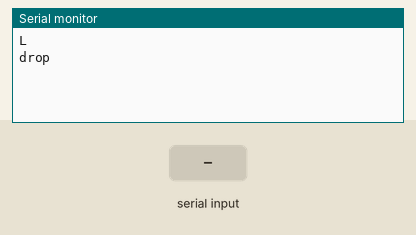
This sketch was run on a simulated Arduino Nano, built with avr-gcc and run on an emulated ATmega328P. Parts: the last lines printed to the serial monitor. Inputs (shaded band) come from the test bench. EEPROM starts erased.

Above: at 1.2 s.
1.3 s: "p\n" received over Serial
At 2.1 s:
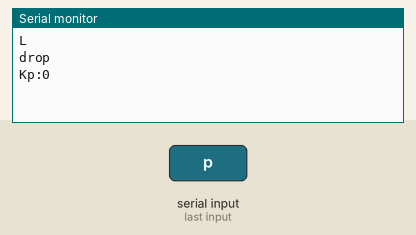
2.8 s: "i\n" received over Serial
At 3.2 s:
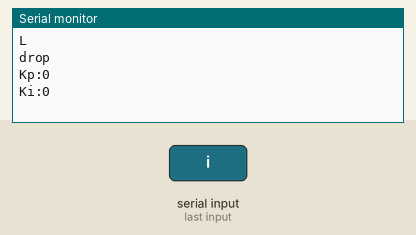
4.3 s: "d\n" received over Serial
At 5.5 s:
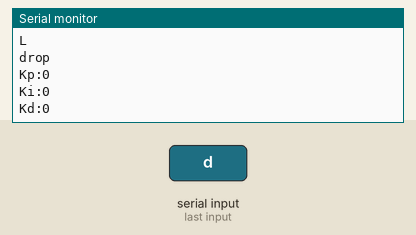
5.8 s: "m\n" received over Serial
At 6.7 s:
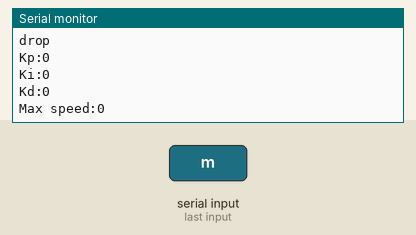
7.3 s: "b\n" received over Serial
At 7.8 s:
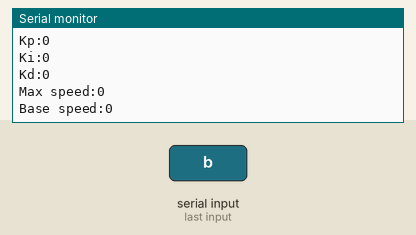
8.8 s: "q\n" received over Serial
At 10.2 s:
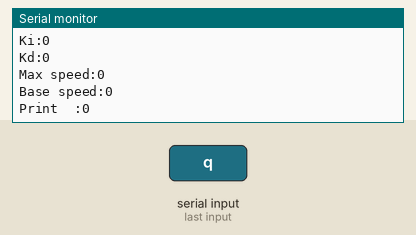

The sketch:

Program1.ino
```cpp
#include <Servo.h>
#include <EEPROM.h>
#include "define.h";

float Kp = 0;
float Kd = 0;
float Ki = 0;

volatile int mode = BEGIN ;

void setup() {
  Serial.begin(9600);
  lineFollowBegin();

  Serial.println("L");
  Kp = (float)EEPROM.read(eP) / 10;
  Ki = (float)EEPROM.read(eI) / 10;
  Kd = (float)EEPROM.read(eD) / 10;

  baseSpeed = (int)EEPROM.read(eBase);
  maxSpeed = (int)EEPROM.read(eMax);
  sPrint =  (int)EEPROM.read(eDebug);

  //Serial.println(sPrint);
  drop();
}

void test() {

}
```

board2.ino
```cpp
void pick() {
  Serial.println("pick");
}

void drop() {
  Serial.println("drop");
}

void stand() {
  Serial.println("stand");
}
```

debugger.ino
```cpp
void sendLineData(String line) {
  String output = "" + line;
  Serial.println(output);
  //delay(100);
}

void sendMotorData(int motor, int spd) {

  String output = "m:";

  if (motor == LEFT) {
    output += "le:";
  } else if (motor == RIGHT) {
    output += "ri:";
  }
  output += spd;
  //Serial.println(output);
  //delay(100);
}

void sendOtherData(int key, int value){

  //delay(100);
}
```

define.h
```cpp
boolean debug = 1;

#define BLACK 0
#define WHITE 1

#define FRONT 8
#define LEFT 4
#define RIGHT 6
#define BACK 2

// Mode eNum
enum {BEGIN, TEST, MAZE_RUN, MAZE_OPTION, PICK_BOX, FIND_ARROW, BLUETOOTH, SECOND_ARROW_FOLLOW, DROP_BOX, PROG_END};

// EEPROM eNum
enum {eP, eI, eD, eMax, eBase, eDebug};

#define GEARED_MOTORS
//#define STEPPER_MOTORS

//-------------------------------------------------------------------------------------------------------------- Pin Mapping
#define PIN_LED 13

#define PIN_LEFT_WALL_SENSOR 10
#define PIN_FRONT_WALL_SENSOR 11
#define PIN_RIGHT_WALL_SENSOR 12

#define BUTTON_1 9
//#define BUTTON_2 5

int buttonStatus = 1;

//-------------------------------------------------------------------------------------------------------------- IR Sensors Array

#define NUM_SENSORS 6
#define RIGHT_EDGE_READING 0
#define LEFT_EDGE_READING (NUM_SENSORS - 1) * 10
#define CENTER_EDGE_READING (NUM_SENSORS - 1) * 5

unsigned int sensors[NUM_SENSORS];

const unsigned int irPins[] = {A0, A1, A2, A3, A6, A7};
const unsigned int midPin = 18;

boolean allOut = 0;
boolean allIn = 0;
String irLineString = "000000";
int lastReading = CENTER_EDGE_READING;
int weight = 0, sum = 0, value = 0;

int reading[6];

//-------------------------------------------------------------------------------------------------------------- Line Following

float kP = 0, kD = 0, kI = 0;

int pos = CENTER_EDGE_READING;
int error = 0;
int lastError = 0;
int center = 0;
int lineType = WHITE;

//-------------------------------------------------------------------------------------------------------------- Motor Drive

#if defined(STEPPER_MOTORS)

#define MOTOR_STEPS 200
#define MICROSTEPS 16
#define STEPS_PER_UNIT 1
#define STEPS_PER_ROUND 425

#elif defined(GEARED_MOTORS)

#define rightMotor1 7
#define rightMotor2 8
#define rightMotorPWM 9

#define leftMotor1 11
#define leftMotor2 12
#define leftMotorPWM 10

int leftSpd = 0, rightSpd = 0;
const double slowFactor = 1;
const double speedFactor = 1;

int maxSpeed = 200;
int baseSpeed = 150;
boolean sPrint = 0 ;
int drift = 0;

#endif
```

lineFollow.ino
```cpp
/****************************************************************************
  Functions

  lineFollowingBegin()
  int, calculatePID()

****************************************************************************/

void lineFollowBegin() {
  //lineType = BLACK;
}

void lineFollow() {

  pos = readSensorLine(sensors);
  error = (pos - CENTER_EDGE_READING);

  if (debug == true) {
    Serial.println(irLineString);
  }

  if (error != lastError) {

    //PID Calculating
    int motorSpeed = calculatePID(error);

    //Assigning motor speeds
    int rightMotorSpeed = baseSpeed + motorSpeed;
    int leftMotorSpeed = baseSpeed - motorSpeed;

    //Remapping motor speed
    motorWrite(leftMotorSpeed, rightMotorSpeed);

    lastError = error;
  }
}
int calculatePID(int error) {

  int P = error * kP;
  int I = I + (error * kI);
  int D = (error - lastError) * kD;

  lastError = error;

  return (P + I + D);
}
```

motorControl.ino
```cpp
/****************************************************************************
  Functions

  motorWrite(left,right)
  turn(direction)
  wait
  calibrateSpeed()

****************************************************************************/


void motorWrite(int leftMotorSpeed, int rightMotorSpeed) {

  //leftMotorSpeed += drift;
  //rightMotorSpeed -= drift;

  //Set motor direction according to the speed value
  if (leftMotorSpeed > 0) {
    digitalWrite(leftMotor1, HIGH);
    digitalWrite(leftMotor2, LOW);

  } else if (leftMotorSpeed < 0) {
    leftMotorSpeed  *= - slowFactor;
    digitalWrite(leftMotor1, LOW);
    digitalWrite(leftMotor2, HIGH);

  } else {
    digitalWrite(leftMotor1, HIGH);
    digitalWrite(leftMotor2, LOW);
  }

  if (rightMotorSpeed > 0) {
    digitalWrite(rightMotor1, HIGH);
    digitalWrite(rightMotor2, LOW);

  } else if (rightMotorSpeed < 0) {
    rightMotorSpeed *= - slowFactor;
    digitalWrite(rightMotor1, LOW);
    digitalWrite(rightMotor2, HIGH);

  } else {
    digitalWrite(rightMotor1, HIGH);
    digitalWrite(rightMotor2, LOW);

  }

  if (rightMotorSpeed > maxSpeed ) rightMotorSpeed = maxSpeed;
  if (leftMotorSpeed > maxSpeed ) leftMotorSpeed = maxSpeed;

  analogWrite(leftMotorPWM, leftMotorSpeed);
  analogWrite(rightMotorPWM, rightMotorSpeed);

  if (sPrint == true) {
    Serial.print("   "); Serial.print(leftMotorSpeed); Serial.print(" | "); Serial.println(rightMotorSpeed);
  }
}

void motorStop() {
  digitalWrite(leftMotor1, HIGH);
  digitalWrite(leftMotor2, HIGH);

  digitalWrite(leftMotor1, HIGH);
  digitalWrite(leftMotor2, HIGH);

  analogWrite(leftMotorPWM, 0);
  analogWrite(rightMotorPWM, 0);

}
void motorLeft(int spd)
{
  motorWrite(0, spd);
}

void motorRight(int spd)
{
  motorWrite(spd, 0);
}

void wait() {
  motorWrite(0, 0);
}

void wait(int d) {
  motorWrite(0, 0);
  delay(d);
}


void calibrateSpeed() {
  Serial.println(">> Calibrating Speed \n");
  Serial.println(">> Increasing Mode");

  for (int i = 0; i <= 255; i += 1) {
    Serial.print("Speed : "); Serial.println(i);
    motorWrite(i, i);
    delay(100);
  }

  delay(5000);

  Serial.println("\n>> Decreasing Mode");

  for (int i = 250; i >= 10 ; i -= 1) {
    Serial.print("Speed : "); Serial.println(i);
    motorWrite(i, i);
    delay(100);
  }
}
```

sensors.ino
```cpp
/****************************************************************************
  Functions

  array,  readLine(*sensorValues)
  String, readLineString
****************************************************************************/

void irSensorsBegin() {

  for (int i = 0; i < NUM_SENSORS; i++) {
    pinMode(irPins[i], INPUT);
  }
  Serial.println(">> IRSensors : Begin...");

}

void irSensorsOutput() {

  for (int i = 0; i < NUM_SENSORS; i++) {
    pinMode(irPins[i], OUTPUT);
  }
  for (int i = 0; i < NUM_SENSORS; i++) {
    digitalWrite(irPins[i], LOW);
  }
  Serial.println(">> IRSensors : DisplayMode");

}

//readSensorLine(unsigned int *sensor_values)
int readSensorLine(unsigned int *sensor_values)
{
  weight = 0;
  sum = 0;
  allIn = false;
  allOut = false;
  irLineString = "";

  for (int i = 0; i < NUM_SENSORS; i++) {
    value = irSensorRead(i);

    sensor_values[i] = value;
    weight += value * (i * 10);
    sum += value;
    irLineString = (String)value + " " + irLineString;
  }

  if (sum == NUM_SENSORS) allIn = true;
  if (sum == 0) allOut = true;

  if (allOut)
  {
    if ((lastReading > RIGHT_EDGE_READING) && (CENTER_EDGE_READING - 10 > lastReading )) {        // <---***>
      lastReading = RIGHT_EDGE_READING;

    } else if ((LEFT_EDGE_READING > lastReading) && ( lastReading  > CENTER_EDGE_READING) + 10) { // <***--->
      lastReading = LEFT_EDGE_READING;

    } else if (lastReading == CENTER_EDGE_READING) {                                       // <--**-->
      lastReading = CENTER_EDGE_READING;
    }
  } else {
    lastReading = weight / sum;
  }

  return lastReading;
}

int irSensorRead(int num) {
  int reading = analogRead(irPins[num] - 14);

  reading = (reading > 512);
  if (lineType == WHITE) reading = 1 - reading;

  //reading = reading; //BLACK=0, WHITE=1
  return reading;
}


String readLineString() {

  String output = "";
  for (int i = NUM_SENSORS; i > 0; i--) {
    output += irSensorRead(i - 1);
  }

  return output;
}
```

serialControl.ino
```cpp
String inputString = "";         // a string to hold incoming data
boolean stringComplete = false;  // whether the string is complete

void serialEvent() {

  while (Serial.available()) {
    int r = Serial.read();
    char inChar = (char)r;
    inputString += inChar;

    if (inChar == '\n' || (inChar == '\r') ) {

      inputString = inputString.substring(0, inputString.length() - 1);
      stringComplete = true;

      if (inputString.substring(0, 1) == "p") {
        int val = (int)inputString.substring(1).toInt();
        Kp = (float)val / 10;
        EEPROM.update(eP, (byte)val);
        Serial.print("Kp:"); Serial.println(val);
      }

      else if (inputString.substring(0, 1) == "i") {
        int val = inputString.substring(1).toInt();
        Ki = (float)val / 10;
        EEPROM.update(eI, (byte)val);
        Serial.print("Ki:"); Serial.println(val);
      }

      else if (inputString.substring(0, 1) == "d") {
        int val = inputString.substring(1).toInt();
        Kd = (float)val / 10;
        EEPROM.update(eD, (byte)val);
        Serial.print("Kd:"); Serial.println(val);
      }

      else if (inputString.substring(0, 1) == "m") {
        int val = inputString.substring(1).toInt();
        maxSpeed = val;
        EEPROM.update(eMax, (byte)val);
        Serial.print("Max speed:"); Serial.println(val);
      }

      else if (inputString.substring(0, 1) == "b") {
        int val = inputString.substring(1).toInt();
        baseSpeed = val;
        EEPROM.update(eBase, (byte)val);
        Serial.print("Base speed:"); Serial.println(val);
      }

      else if (inputString.substring(0, 1) == "+") {
        mode ++;
      }

      else if (inputString.substring(0, 1) == "-") {
        mode --;
      }

      else if (inputString.substring(0, 1) == "q") {
        byte val = 0;
        sPrint = ! sPrint;
        if (sPrint == 1)val = 1;
        EEPROM.update(eDebug, val);
        Serial.print("Print\t:"); Serial.println(sPrint);
      }

      else if (inputString.substring(0, 1) == "s") {
        Serial.print("Kp\t:"); Serial.println(Kp * 10);
        Serial.print("Ki\t:"); Serial.println(Ki * 10);
        Serial.print("Kd\t:"); Serial.println(Kd * 10);
        Serial.print("Base\t:" ); Serial.println(baseSpeed);
        Serial.print("Max\t:"); Serial.println(maxSpeed);
        Serial.print("Debug\t:"); Serial.println(sPrint);
      }

      inputString = "";
      stringComplete = false;
      Serial.println();
    }

  }
}
```

Measured:
- after the input at 1.3 s, the serial monitor: prints a new line at once (image 1)
- after the input at 2.8 s, the serial monitor: prints a new line at once (image 2)
- after the input at 4.3 s, the serial monitor: prints a new line at once (image 3)
- after the input at 5.8 s, the serial monitor: prints a new line at once (image 4)
- after the input at 7.3 s, the serial monitor: prints a new line at once (image 5)
- after the input at 8.8 s, the serial monitor: prints a new line at once (image 6)
